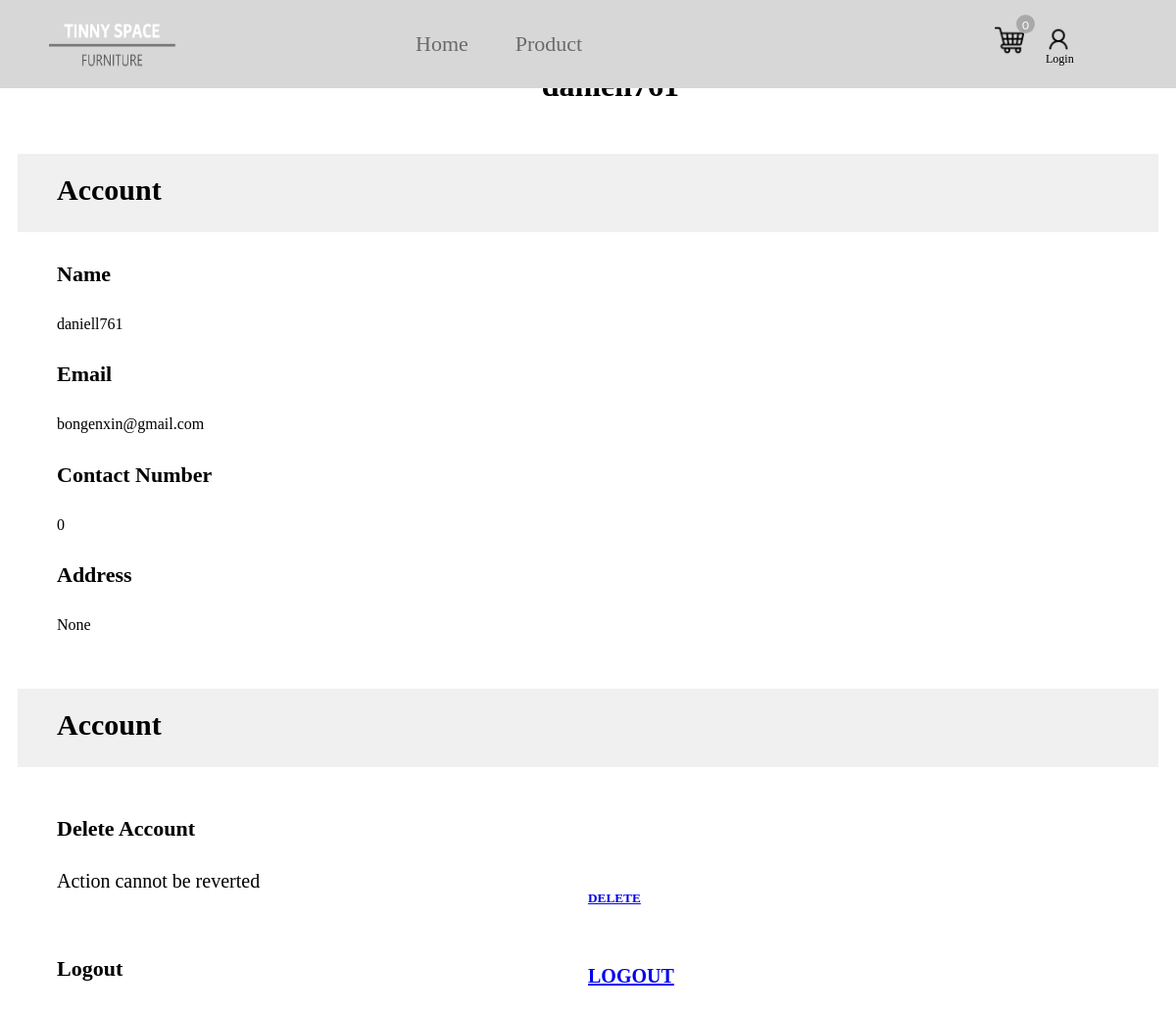
Page /php/accountPage.php?id=2 on the committed database.
### tables this page shows
CREATE TABLE IF NOT EXISTS `users` (
  `id` int(11) NOT NULL AUTO_INCREMENT,
  `username` varchar(20) NOT NULL,
  `email` varchar(50) NOT NULL,
  `password` varchar(50) NOT NULL,
  `contactNo` int(10) NOT NULL DEFAULT '0',
  `address` varchar(200) NOT NULL DEFAULT 'None',
  PRIMARY KEY (`id`)
);

### php/accountPage.php (the view, shortened to what this page needs)
<?php
include_once("config.php");
?>
<!DOCTYPE html>
<html>
   <head>
      <link rel="stylesheet" href="../css/mystyle.css">
	  <?php include('includes/header.php'); ?>
   </head>
   <body>
      <?php
		$id = $_GET['id'];
		$result = mysqli_query($conn, "SELECT * FROM users WHERE id='$id'");
		if(mysqli_num_rows($result)>0){
			$row = mysqli_fetch_array($result);
		}
	  ?>
      <h1 style="padding-left:46%; padding-top:4%"><?php echo $row['username']; ?></h1>
      <form action="" method="POST" id="signin" id="reg">
         <div class="account" style="font-family: Dubai; padding:10px; ">
            <h1 style="background-color:rgb(240,240,240); padding-left:40px; height:40px;padding-bottom: 20px; padding-top:20px; font-size: 30px">Account</h1>
            <div class="menu" >
               <h4 style="padding-left: 40px; font-size:22px">Name</h4>
               <p><?php echo $row['username']; ?></p>
               <h4 style="padding-left: 40px; font-size:22px">Email</h4>
               <p><?php echo $row['email']; ?></p>
               <h4 style="padding-left: 40px; font-size:22px">Contact Number</h4>
               <p><?php echo $row['contactNo']; ?></p>
               <h4 style="padding-left: 40px; font-size:22px">Address</h4>
               <p><?php echo $row['address']; ?></p>
            </div>
         </div>
      </form>
      <div class="setting" style="font-family: Dubai; padding:10px; ">
         <h1 style="background-color:rgb(240,240,240); padding-left:40px; height:40px;padding-bottom: 20px; padding-top:20px; font-size: 30px">Account</h1>
         <div class="delete" style="width:100%">
            <div class="deleteText" style="width:50%; float:left;">
               <h4 style="padding-left: 40px; font-size:22px">Delete Account</h4>
               <p style="padding-left: 40px;font-size:20px">Action cannot be reverted</p>
            </div>
            <h5 style="float:right; width: 50%; padding-top: 83px;"><a href="deleteAcc.php" alt="delete">DELETE</a></h5>
         </div>
         <div class="logout" style="float:left; width:100%; display:inline-block">
            <div class="logoutText" style="width:50% ">
               <h4 style="padding-left: 40px; font-size:22px; float:left;">Logout</h4>
            </div>
            <h5 style="width:50%; float:right; padding-top:5px; font-size:20px"><a href="login/logout.php" alt="logout">LOGOUT</a></h5>
         </div>
      </div>
   </body>
</html>

### php/accountPage.php (style rules this page uses)
.account p { padding-left:40px; }

### rows in the picture
users: username "daniell761", email "bongenxin@gmail.com", contactNo "0", address "None"
